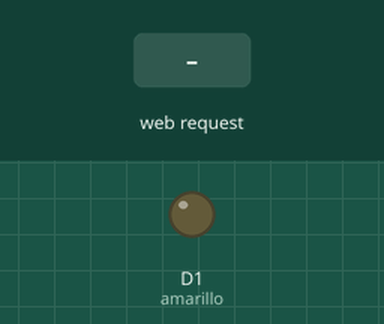
The sketch below on a simulated ESP8266 (NodeMCU). Parts: output pins drawn as LEDs (lit = HIGH). The test bench sets the inputs (shaded band). WiFi joins after 1.5 s; servers stay silent unless stated; what the sketch prints to the serial monitor is not drawn.

Above: at 3.1 s.
3.2 s: HTTP request GET /Prende received
At 4.0 s:
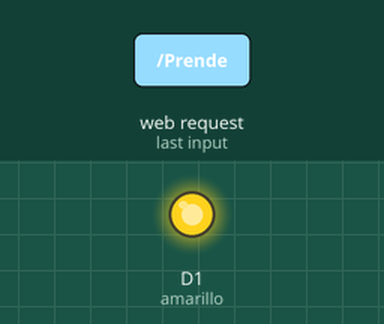
4.7 s: HTTP request GET /Apaga received
At 5.1 s:
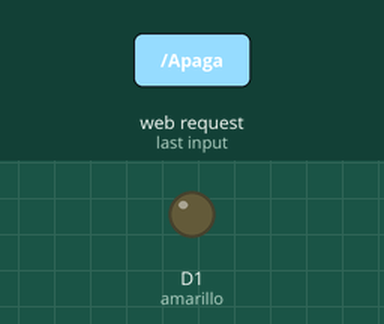
Timing chart, 0 to 7.7 s (numbered marks = the images above; inputs shaded):
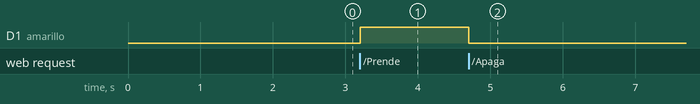

Measured:
- after the input at 3.2 s, D1 (amarillo): LOW → HIGH at once
- after the input at 4.7 s, D1 (amarillo): HIGH → LOW at once

The sketch:

esp_leds.ino
```cpp
//led_buitlin::

#include<ESP8266WiFi.h>
const char* ssid="INFINITUM215D_2.4";
const char* password="9212829417";

WiFiServer server(80);
static const uint8_t D0=16;
static const uint8_t D1=5;
static const uint8_t D2=4;
static const uint8_t D3=0;

int amarillo= D1;

void setup() {
   Serial.begin(9600);
   delay(100);

   pinMode(amarillo, OUTPUT);
  digitalWrite(amarillo, LOW);

   Serial.print("Contectar a: ");
   Serial.println(ssid);
   WiFi.begin(ssid,password);

   while(WiFi.status() != WL_CONNECTED){
    delay(600);
    Serial.print(" .");
    }
    Serial.println("CONECTADO!!");

    server.begin();
    Serial.println("Servidor iniciado en 80");

    // direccion ip::
    Serial.print("direccion: ");
    Serial.print("http://");
    Serial.println(WiFi.localIP());

}

void loop() {

 WiFiClient client = server.available();
  if (!client) {
    return;
  }

  // Wait until the client sends some data
  Serial.println("new client");
  while(!client.available()){
    delay(1);
  }

    // Read the first line of the request
  String request = client.readStringUntil('\r');
  Serial.println(request);
  client.flush();

  // Match the request

  int value = LOW;
  if (request.indexOf("/Prende") != -1)  {
    digitalWrite(amarillo, HIGH);
    value = HIGH;
  }
  if (request.indexOf("/Apaga") != -1)  {
    digitalWrite(amarillo, LOW);
    value = LOW;
  }

// Set ledPin according to the request
//digitalWrite(ledPin, value);

  // Return the response
  client.println("HTTP/1.1 200 OK");
  client.println("Content-Type: text/html");
  client.println(""); //  do not forget this one
  client.println("<!DOCTYPE HTML>");
  client.println("<html>");

  client.print("Led pin is now: ");

  if(value == HIGH) {
    client.print("On");
  } else {
    client.print("Off");
  }
  client.println("<br><br>");
  client.println("<a href=\"/Prende\"\"><button>Turn On </button></a>");
  client.println("<a href=\"/Apaga\"\"><button>Turn Off </button></a><br />");
  client.println("</html>");

  delay(1);
  Serial.println("Client disonnected");
  Serial.println("");
}
```
